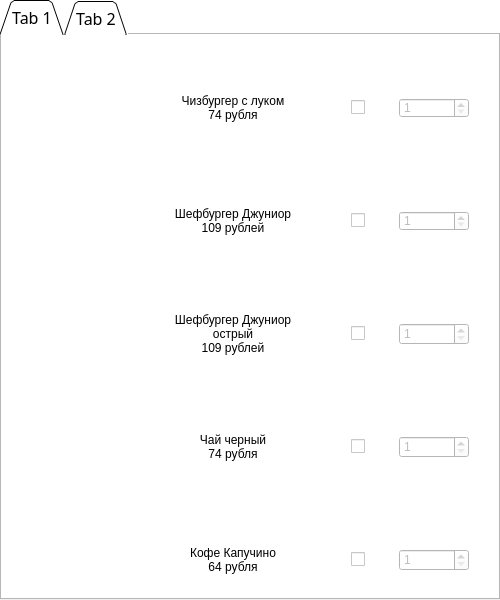
<?xml version="1.0" encoding="UTF-8"?>
<ui version="4.0">
 <class>MainWindow</class>
 <widget class="QMainWindow" name="MainWindow">
  <property name="geometry">
   <rect>
    <x>0</x>
    <y>0</y>
    <width>500</width>
    <height>600</height>
   </rect>
  </property>
  <property name="minimumSize">
   <size>
    <width>500</width>
    <height>600</height>
   </size>
  </property>
  <property name="maximumSize">
   <size>
    <width>500</width>
    <height>600</height>
   </size>
  </property>
  <property name="windowTitle">
   <string>MainWindow</string>
  </property>
  <property name="styleSheet">
   <string notr="true">background-color: rgb(255, 255, 255);</string>
  </property>
  <widget class="QWidget" name="centralwidget">
   <property name="minimumSize">
    <size>
     <width>500</width>
     <height>600</height>
    </size>
   </property>
   <property name="maximumSize">
    <size>
     <width>500</width>
     <height>600</height>
    </size>
   </property>
   <widget class="QTabWidget" name="tabWidget">
    <property name="enabled">
     <bool>true</bool>
    </property>
    <property name="geometry">
     <rect>
      <x>0</x>
      <y>0</y>
      <width>500</width>
      <height>600</height>
     </rect>
    </property>
    <property name="minimumSize">
     <size>
      <width>500</width>
      <height>600</height>
     </size>
    </property>
    <property name="maximumSize">
     <size>
      <width>500</width>
      <height>600</height>
     </size>
    </property>
    <property name="font">
     <font>
      <family>Segoe UI Semibold</family>
      <pointsize>12</pointsize>
      <weight>7</weight>
      <italic>false</italic>
      <bold>false</bold>
     </font>
    </property>
    <property name="contextMenuPolicy">
     <enum>Qt::DefaultContextMenu</enum>
    </property>
    <property name="layoutDirection">
     <enum>Qt::LeftToRight</enum>
    </property>
    <property name="autoFillBackground">
     <bool>false</bool>
    </property>
    <property name="styleSheet">
     <string notr="true">font: 63 12pt &quot;Segoe UI Semibold&quot;;

</string>
    </property>
    <property name="tabShape">
     <enum>QTabWidget::Triangular</enum>
    </property>
    <property name="currentIndex">
     <number>0</number>
    </property>
    <widget class="QWidget" name="tab">
     <property name="minimumSize">
      <size>
       <width>500</width>
       <height>600</height>
      </size>
     </property>
     <property name="maximumSize">
      <size>
       <width>500</width>
       <height>600</height>
      </size>
     </property>
     <attribute name="title">
      <string>Tab 1</string>
     </attribute>
     <widget class="QWidget" name="gridWidget" native="true">
      <property name="geometry">
       <rect>
        <x>0</x>
        <y>0</y>
        <width>500</width>
        <height>600</height>
       </rect>
      </property>
      <property name="minimumSize">
       <size>
        <width>500</width>
        <height>600</height>
       </size>
      </property>
      <property name="maximumSize">
       <size>
        <width>500</width>
        <height>600</height>
       </size>
      </property>
      <property name="styleSheet">
       <string notr="true">font: 63 12pt &quot;Segoe UI Semibold&quot;;</string>
      </property>
      <layout class="QGridLayout" name="gridLayout">
       <property name="leftMargin">
        <number>0</number>
       </property>
       <property name="topMargin">
        <number>0</number>
       </property>
       <property name="rightMargin">
        <number>0</number>
       </property>
       <property name="bottomMargin">
        <number>0</number>
       </property>
       <property name="spacing">
        <number>0</number>
       </property>
       <item row="0" column="3">
        <widget class="QSpinBox" name="sb1">
         <property name="enabled">
          <bool>false</bool>
         </property>
         <property name="minimumSize">
          <size>
           <width>70</width>
           <height>20</height>
          </size>
         </property>
         <property name="maximumSize">
          <size>
           <width>70</width>
           <height>20</height>
          </size>
         </property>
         <property name="focusPolicy">
          <enum>Qt::NoFocus</enum>
         </property>
         <property name="contextMenuPolicy">
          <enum>Qt::PreventContextMenu</enum>
         </property>
         <property name="minimum">
          <number>1</number>
         </property>
         <property name="maximum">
          <number>100</number>
         </property>
        </widget>
       </item>
       <item row="0" column="0">
        <widget class="QLabel" name="label_2">
         <property name="minimumSize">
          <size>
           <width>80</width>
           <height>80</height>
          </size>
         </property>
         <property name="maximumSize">
          <size>
           <width>80</width>
           <height>80</height>
          </size>
         </property>
         <property name="text">
          <string/>
         </property>
         <property name="pixmap">
          <pixmap>11.png</pixmap>
         </property>
         <property name="scaledContents">
          <bool>true</bool>
         </property>
         <property name="wordWrap">
          <bool>false</bool>
         </property>
         <property name="openExternalLinks">
          <bool>false</bool>
         </property>
        </widget>
       </item>
       <item row="0" column="1">
        <widget class="QLabel" name="label">
         <property name="minimumSize">
          <size>
           <width>170</width>
           <height>80</height>
          </size>
         </property>
         <property name="maximumSize">
          <size>
           <width>150</width>
           <height>80</height>
          </size>
         </property>
         <property name="text">
          <string>&lt;html&gt;&lt;head/&gt;&lt;body&gt;&lt;p align=&quot;center&quot;&gt;Чизбургер с луком&lt;br/&gt;74 рубля&lt;/p&gt;&lt;/body&gt;&lt;/html&gt;</string>
         </property>
        </widget>
       </item>
       <item row="2" column="1">
        <widget class="QLabel" name="label_3">
         <property name="minimumSize">
          <size>
           <width>170</width>
           <height>80</height>
          </size>
         </property>
         <property name="maximumSize">
          <size>
           <width>160</width>
           <height>80</height>
          </size>
         </property>
         <property name="text">
          <string>&lt;html&gt;&lt;head/&gt;&lt;body&gt;&lt;p align=&quot;center&quot;&gt;Шефбургер Джуниор&lt;br/&gt;109 рублей&lt;/p&gt;&lt;/body&gt;&lt;/html&gt;</string>
         </property>
        </widget>
       </item>
       <item row="3" column="1">
        <widget class="QLabel" name="label_6">
         <property name="minimumSize">
          <size>
           <width>170</width>
           <height>80</height>
          </size>
         </property>
         <property name="maximumSize">
          <size>
           <width>150</width>
           <height>80</height>
          </size>
         </property>
         <property name="text">
          <string>&lt;html&gt;&lt;head/&gt;&lt;body&gt;&lt;p align=&quot;center&quot;&gt;Шефбургер Джуниор&lt;br/&gt;острый&lt;br/&gt;109 рублей&lt;/p&gt;&lt;/body&gt;&lt;/html&gt;</string>
         </property>
        </widget>
       </item>
       <item row="2" column="3">
        <widget class="QSpinBox" name="sb2">
         <property name="enabled">
          <bool>false</bool>
         </property>
         <property name="minimumSize">
          <size>
           <width>70</width>
           <height>20</height>
          </size>
         </property>
         <property name="maximumSize">
          <size>
           <width>70</width>
           <height>20</height>
          </size>
         </property>
         <property name="minimum">
          <number>1</number>
         </property>
         <property name="maximum">
          <number>100</number>
         </property>
        </widget>
       </item>
       <item row="3" column="0">
        <widget class="QLabel" name="label_5">
         <property name="minimumSize">
          <size>
           <width>80</width>
           <height>80</height>
          </size>
         </property>
         <property name="maximumSize">
          <size>
           <width>80</width>
           <height>80</height>
          </size>
         </property>
         <property name="font">
          <font>
           <family>Segoe UI Semibold</family>
           <pointsize>12</pointsize>
           <weight>7</weight>
           <italic>false</italic>
           <bold>false</bold>
          </font>
         </property>
         <property name="text">
          <string/>
         </property>
         <property name="pixmap">
          <pixmap>../../Pictures/Saved Pictures/skala_vershina_relef_167142_1920x1080.jpg</pixmap>
         </property>
         <property name="scaledContents">
          <bool>true</bool>
         </property>
        </widget>
       </item>
       <item row="2" column="2">
        <widget class="QCheckBox" name="cb2">
         <property name="minimumSize">
          <size>
           <width>15</width>
           <height>15</height>
          </size>
         </property>
         <property name="maximumSize">
          <size>
           <width>15</width>
           <height>15</height>
          </size>
         </property>
         <property name="text">
          <string/>
         </property>
        </widget>
       </item>
       <item row="3" column="2">
        <widget class="QCheckBox" name="cb3">
         <property name="minimumSize">
          <size>
           <width>15</width>
           <height>15</height>
          </size>
         </property>
         <property name="maximumSize">
          <size>
           <width>15</width>
           <height>15</height>
          </size>
         </property>
         <property name="text">
          <string/>
         </property>
        </widget>
       </item>
       <item row="4" column="2">
        <widget class="QCheckBox" name="cb4">
         <property name="minimumSize">
          <size>
           <width>15</width>
           <height>15</height>
          </size>
         </property>
         <property name="maximumSize">
          <size>
           <width>15</width>
           <height>15</height>
          </size>
         </property>
         <property name="text">
          <string/>
         </property>
        </widget>
       </item>
       <item row="4" column="3">
        <widget class="QSpinBox" name="sb4">
         <property name="enabled">
          <bool>false</bool>
         </property>
         <property name="minimum">
          <number>1</number>
         </property>
         <property name="maximum">
          <number>100</number>
         </property>
        </widget>
       </item>
       <item row="3" column="3">
        <widget class="QSpinBox" name="sb3">
         <property name="enabled">
          <bool>false</bool>
         </property>
         <property name="minimum">
          <number>1</number>
         </property>
         <property name="maximum">
          <number>100</number>
         </property>
        </widget>
       </item>
       <item row="4" column="1">
        <widget class="QLabel" name="label_8">
         <property name="minimumSize">
          <size>
           <width>170</width>
           <height>80</height>
          </size>
         </property>
         <property name="maximumSize">
          <size>
           <width>150</width>
           <height>80</height>
          </size>
         </property>
         <property name="text">
          <string>&lt;html&gt;&lt;head/&gt;&lt;body&gt;&lt;p align=&quot;center&quot;&gt;Чай черный&lt;br/&gt;74 рубля&lt;/p&gt;&lt;/body&gt;&lt;/html&gt;</string>
         </property>
        </widget>
       </item>
       <item row="4" column="0">
        <widget class="QLabel" name="label_7">
         <property name="enabled">
          <bool>true</bool>
         </property>
         <property name="minimumSize">
          <size>
           <width>80</width>
           <height>80</height>
          </size>
         </property>
         <property name="maximumSize">
          <size>
           <width>80</width>
           <height>80</height>
          </size>
         </property>
         <property name="text">
          <string/>
         </property>
         <property name="pixmap">
          <pixmap>imag/31.png</pixmap>
         </property>
         <property name="scaledContents">
          <bool>true</bool>
         </property>
         <property name="wordWrap">
          <bool>false</bool>
         </property>
        </widget>
       </item>
       <item row="5" column="3">
        <widget class="QSpinBox" name="sb5">
         <property name="enabled">
          <bool>false</bool>
         </property>
         <property name="minimum">
          <number>1</number>
         </property>
         <property name="maximum">
          <number>100</number>
         </property>
        </widget>
       </item>
       <item row="5" column="0">
        <widget class="QLabel" name="label_9">
         <property name="minimumSize">
          <size>
           <width>80</width>
           <height>80</height>
          </size>
         </property>
         <property name="maximumSize">
          <size>
           <width>80</width>
           <height>80</height>
          </size>
         </property>
         <property name="text">
          <string/>
         </property>
         <property name="pixmap">
          <pixmap>imag/32.png</pixmap>
         </property>
         <property name="scaledContents">
          <bool>true</bool>
         </property>
        </widget>
       </item>
       <item row="5" column="1">
        <widget class="QLabel" name="label_10">
         <property name="minimumSize">
          <size>
           <width>170</width>
           <height>80</height>
          </size>
         </property>
         <property name="maximumSize">
          <size>
           <width>150</width>
           <height>80</height>
          </size>
         </property>
         <property name="text">
          <string>&lt;html&gt;&lt;head/&gt;&lt;body&gt;&lt;p align=&quot;center&quot;&gt;Кофе Капучино&lt;br/&gt;64 рубля&lt;/p&gt;&lt;/body&gt;&lt;/html&gt;</string>
         </property>
        </widget>
       </item>
       <item row="5" column="2">
        <widget class="QCheckBox" name="cb5">
         <property name="minimumSize">
          <size>
           <width>15</width>
           <height>15</height>
          </size>
         </property>
         <property name="maximumSize">
          <size>
           <width>15</width>
           <height>15</height>
          </size>
         </property>
         <property name="text">
          <string/>
         </property>
        </widget>
       </item>
       <item row="0" column="2">
        <widget class="QCheckBox" name="cb1">
         <property name="minimumSize">
          <size>
           <width>15</width>
           <height>15</height>
          </size>
         </property>
         <property name="maximumSize">
          <size>
           <width>15</width>
           <height>15</height>
          </size>
         </property>
         <property name="text">
          <string/>
         </property>
        </widget>
       </item>
       <item row="2" column="0">
        <widget class="QLabel" name="label_4">
         <property name="minimumSize">
          <size>
           <width>80</width>
           <height>80</height>
          </size>
         </property>
         <property name="maximumSize">
          <size>
           <width>80</width>
           <height>80</height>
          </size>
         </property>
         <property name="text">
          <string/>
         </property>
         <property name="pixmap">
          <pixmap>imag/12.png</pixmap>
         </property>
         <property name="scaledContents">
          <bool>true</bool>
         </property>
        </widget>
       </item>
      </layout>
      <zorder>sb1</zorder>
      <zorder>label</zorder>
      <zorder>label_3</zorder>
      <zorder>cb2</zorder>
      <zorder>sb2</zorder>
      <zorder>label_6</zorder>
      <zorder>cb3</zorder>
      <zorder>sb3</zorder>
      <zorder>label_8</zorder>
      <zorder>cb4</zorder>
      <zorder>sb4</zorder>
      <zorder>label_10</zorder>
      <zorder>cb5</zorder>
      <zorder>sb5</zorder>
      <zorder>cb1</zorder>
      <zorder>label_2</zorder>
      <zorder>label_4</zorder>
      <zorder>label_5</zorder>
      <zorder>label_7</zorder>
      <zorder>label_9</zorder>
     </widget>
    </widget>
    <widget class="QWidget" name="tab_2">
     <property name="minimumSize">
      <size>
       <width>500</width>
       <height>600</height>
      </size>
     </property>
     <property name="maximumSize">
      <size>
       <width>500</width>
       <height>600</height>
      </size>
     </property>
     <attribute name="title">
      <string>Tab 2</string>
     </attribute>
     <widget class="QTextBrowser" name="out">
      <property name="geometry">
       <rect>
        <x>22</x>
        <y>0</y>
        <width>450</width>
        <height>550</height>
       </rect>
      </property>
      <property name="minimumSize">
       <size>
        <width>450</width>
        <height>550</height>
       </size>
      </property>
      <property name="maximumSize">
       <size>
        <width>450</width>
        <height>550</height>
       </size>
      </property>
      <property name="styleSheet">
       <string notr="true">background-color: rgb(255, 255, 255);</string>
      </property>
     </widget>
    </widget>
   </widget>
  </widget>
 </widget>
 <resources/>
 <connections/>
</ui>
